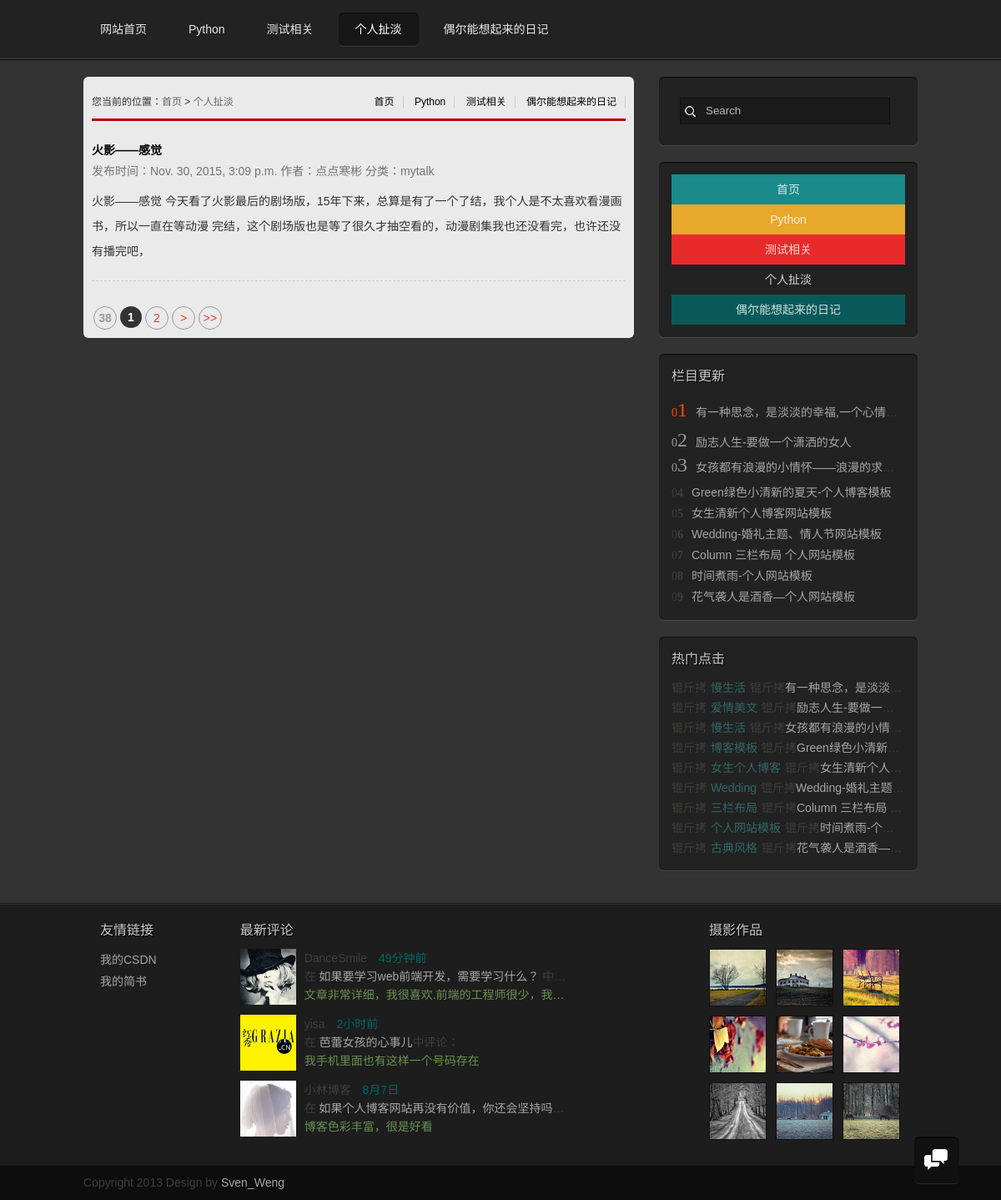
The app's page /grzx/mytalk/, older data.
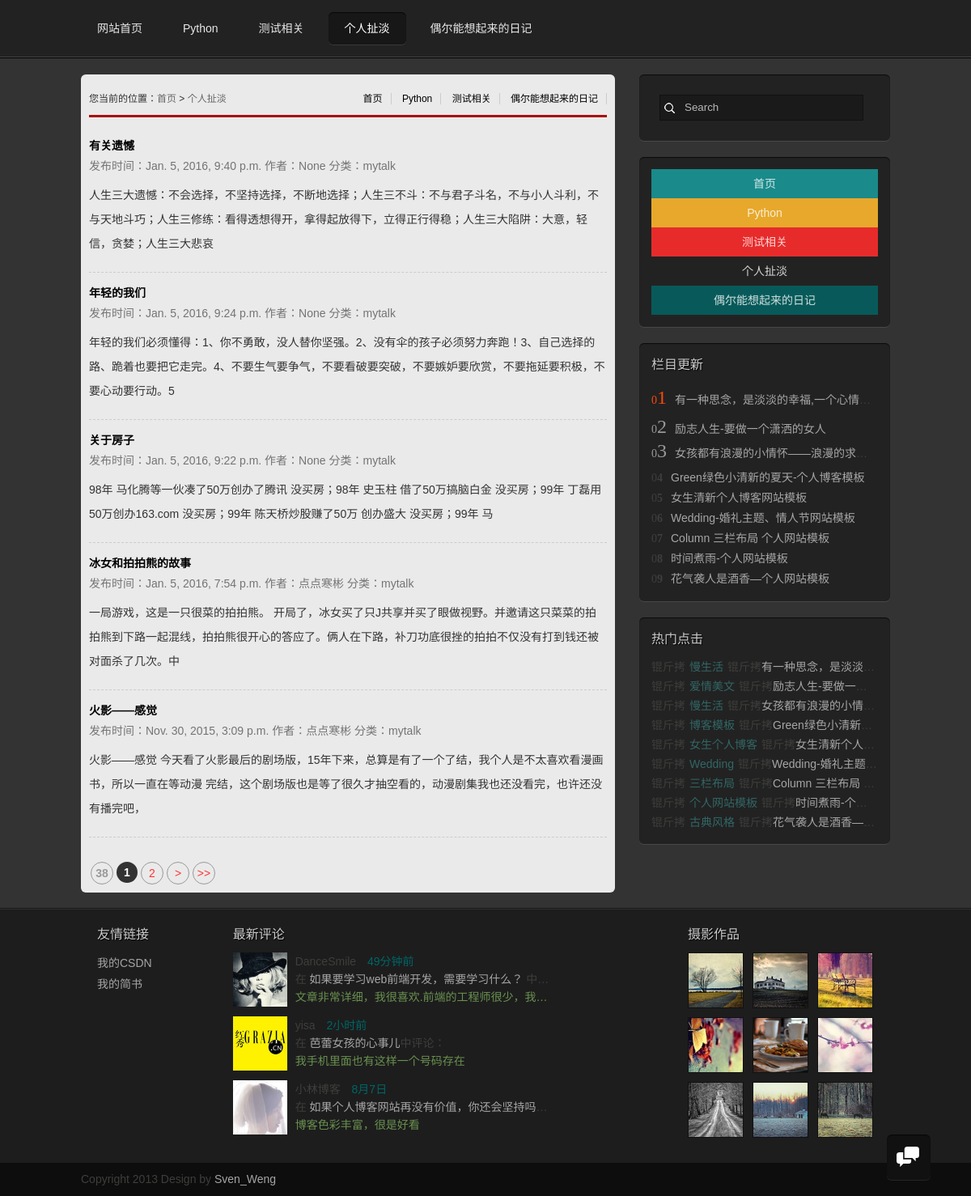
The same page, newer data.
### grzx/models.py (models this page shows)
class BlogBody(models.Model):
    blog_title = models.CharField(max_length=50)
    blog_body = models.TextField()
    blog_type = models.CharField(max_length=50)
    blog_timestamp = models.DateTimeField()
    blog_imgurl = models.CharField(max_length=50, blank=True, null=True)
    blog_author = models.CharField(max_length=20, null=True)

### grzx/views.py (the view)
def mytalk(request):
    mytalk_blog = BlogBody.objects.filter(blog_type='mytalk')[::-1]
    return render(request, 'mytalk_list.html', {'mytalk_blog': mytalk_blog})

### grzx/templates/mytalk_list.html
{% extends "base.html" %}
{% block bodycontent %}
<div id="mainbody">
  <div class="blogs">
    <div class="newlist">
  <h2><span>
      <a href="/">首页</a>
      <a href="/grzx/Python">Python</a>
      <a href="/grzx/abouttest/">测试相关</a>
      <a href="/grzx/diary/">偶尔能想起来的日记</a>
</span>您当前的位置：<a href="/">首页</a>&nbsp;>&nbsp;<a href="/grzx/mytalk/">个人扯淡</a></h2>
<ul>
    {% for x in mytalk_blog %}
        <p class="ptit"><b><a href="{% url 'article' x.id %}"> {{ x.blog_title }}</a></b></p>
        <p class="ptime">发布时间：{{ x.blog_timestamp }} 作者：{{ x.blog_author }}  分类：{{ x.blog_type }} </p>
        <div class="pcon">{{ x.blog_body | slice:':100'}}</div>
        <div class="line"></div>
    {% endfor %}
</ul>
<div class="page">
    <a title="Total record"><b>38</b></a>
    <b>1</b><a href="/jstt/index_2.html">2</a>
    <a href="/jstt/index_2.html">></a>
    <a href="/jstt/index_2.html">>></a></div>
</div>
    <aside>
      <div class="search">
        <form class="searchform" method="get" action="#">
          <input type="text" name="s" value="Search" onfocus="this.value=''" onblur="this.value='Search'">
        </form>
      </div>
      <div class="sunnav">
        <ul>
          <li><a href="/">首页</a></li>
          <li><a href="/grzx/Python">Python</a></li>
          <li><a href="/grzx/abouttest">测试相关</a></li>
          <li><a href="/grzx/mytalk/">个人扯淡</a></li>
          <li><a href="/grzx/diary/">偶尔能想起来的日记</a></li>
        </ul>
      </div>
      <div class="tuijian">
        <h2>栏目更新</h2>
        <ol>
          <li><span><strong>1</strong></span><a href="/">有一种思念，是淡淡的幸福,一个心情一行文字</a></li>
          <li><span><strong>2</strong></span><a href="/">励志人生-要做一个潇洒的女人</a></li>
          <li><span><strong>3</strong></span><a href="/">女孩都有浪漫的小情怀――浪漫的求婚词</a></li>
          <li><span><strong>4</strong></span><a href="/">Green绿色小清新的夏天-个人博客模板</a></li>
          <li><span><strong>5</strong></span><a href="/">女生清新个人博客网站模板</a></li>
          <li><span><strong>6</strong></span><a href="/">Wedding-婚礼主题、情人节网站模板</a></li>
          <li><span><strong>7</strong></span><a href="/">Column 三栏布局 个人网站模板</a></li>
          <li><span><strong>8</strong></span><a href="/">时间煮雨-个人网站模板</a></li>
          <li><span><strong>9</strong></span><a href="/">花气袭人是酒香―个人网站模板</a></li>
        </ol>
      </div>
      <div class="clicks">
        <h2>热门点击</h2>
        <ol>
          <li><span><a href="/">慢生活</a></span><a href="/">有一种思念，是淡淡的幸福,一个心情一行文字</a></li>
          <li><span><a href="/">爱情美文</a></span><a href="/">励志人生-要做一个潇洒的女人</a></li>
          <li><span><a href="/">慢生活</a></span><a href="/">女孩都有浪漫的小情怀――浪漫的求婚词</a></li>
          <li><span><a href="/">博客模板</a></span><a href="/">Green绿色小清新的夏天-个人博客模板</a></li>
          <li><span><a href="/">女生个人博客</a></span><a href="/">女生清新个人博客网站模板</a></li>
          <li><span><a href="/">Wedding</a></span><a href="/">Wedding-婚礼主题、情人节网站模板</a></li>
          <li><span><a href="/">三栏布局</a></span><a href="/">Column 三栏布局 个人网站模板</a></li>
          <li><span><a href="/">个人网站模板</a></span><a href="/">时间煮雨-个人网站模板</a></li>
          <li><span><a href="/">古典风格</a></span><a href="/">花气袭人是酒香―个人网站模板</a></li>
        </ol>
      </div>
    </aside>
  </div>
</div>
{% endblock bodycontent %}

### grzx/templates/base.html (shortened to what this page needs)
<!doctype html>
<html>
<head>
<link href="/static/css/styles.css" rel="stylesheet" media="screen" type="text/css">
<link href="/static/css/animation.css" rel="stylesheet" media="screen" type="text/css">
<link href="/static/css/lrtk.css" rel="stylesheet" media="screen" type="text/css"/>
<link rel="stylesheet" type="text/css" href="/static/css/view.css">
</head>
<body>
<header>
  <nav id="nav">
    <ul>
      <li><a href="/" >网站首页</a></li>
      <li><a href="/grzx/Python">Python</a></li>
      <li><a href="/grzx/abouttest">测试相关</a></li>
      <li><a href="/grzx/mytalk">个人扯淡</a></li>
      <li><a href="/grzx/diary">偶尔能想起来的日记</a></li>
    </ul>
  </nav>
</header>
{% block bodycontent %}
{% endblock bodycontent %}
<footer>
  <div class="footer-mid">
    <div class="links">
      <h2>友情链接</h2>
      <ul>
        <li><a href="http://blog.csdn.net/wyb199026">我的CSDN</a></li>
        <li><a href="http://www.jianshu.com/users/82eee120776d/latest_articles">我的简书</a></li>
      </ul>
    </div>
    <div class="visitors">
      <h2>最新评论</h2>
      <dl>
        <dt><img src="/static/images/s8.jpg">
        <dt>
        <dd>DanceSmile
          <time>49分钟前</time>
        </dd>
        <dd>在 <a href="http://www.yangqq.com/jstt/bj/2013-07-28/530.html" class="title">如果要学习web前端开发，需要学习什么？ </a>中评论：</dd>
        <dd>文章非常详细，我很喜欢.前端的工程师很少，我记得几年前yahoo花高薪招聘前端也招不到</dd>
      </dl>
      <dl>
        <dt><img src="/static/images/s7.jpg">
        <dt>
        <dd>yisa
          <time>2小时前</time>
        </dd>
        <dd>在 <a href="http://www.yangqq.com/news/s/2013-07-31/533.html" class="title">芭蕾女孩的心事儿</a>中评论：</dd>
        <dd>我手机里面也有这样一个号码存在</dd>
      </dl>
      <dl>
        <dt><img src="/static/images/s6.jpg">
        <dt>
        <dd>小林博客
          <time>8月7日</time>
        </dd>
        <dd>在 <a href="http://www.yangqq.com/jstt/bj/2013-06-18/285.html" class="title">如果个人博客网站再没有价值，你还会坚持吗？ </a>中评论：</dd>
        <dd>博客色彩丰富，很是好看</dd>
      </dl>
    </div>
    <section class="flickr">
      <h2>摄影作品</h2>
      <ul>
        <li><a href="/"><img src="/static/images/01.jpg"></a></li>
        <li><a href="/"><img src="/static/images/02.jpg"></a></li>
        <li><a href="/"><img src="/static/images/03.jpg"></a></li>
        <li><a href="/"><img src="/static/images/04.jpg"></a></li>
        <li><a href="/"><img src="/static/images/05.jpg"></a></li>
        <li><a href="/"><img src="/static/images/06.jpg"></a></li>
        <li><a href="/"><img src="/static/images/07.jpg"></a></li>
        <li><a href="/"><img src="/static/images/08.jpg"></a></li>
        <li><a href="/"><img src="/static/images/09.jpg"></a></li>
      </ul>
    </section>
  </div>
  <div class="footer-bottom">
    <p>Copyright 2013 Design by <a href="http://www.yangqq.com">Sven_Weng</a></p>
  </div>
</footer>
<div id="tbox"> <a id="togbook" href="/e/tool/gbook/?bid=1"></a> <a id="gotop" href="javascript:void(0)"></a> </div>
</body>
</html>

### static/css/styles.css (style rules this page uses)
* { margin: 0; padding: 0 }
body { font: 14px "΢���ź�", "Microsoft YaHei", HELVETICA; color: #3F3E3C; line-height: 1.5; background: #333; }
img { border: 0; vertical-align: middle }
h1, h2, h3, h4, h5, h6 { font-weight: normal; }
p { word-wrap: break-word }
ul, ol { list-style: none; }
a { color: #a6a6a6; text-decoration: none; transition: All 1s ease; -webkit-transition: All 1s ease; -moz-transition: All 1s ease; -ms-transition: All 1s ease; -o-transition: All 1s ease; }
header { width: 100%; background: #222; height: 70px; border-bottom: #464647 1px solid; }
header nav { margin: 0 auto; width: 1000px; text-align: center; padding-top: 15px }
header nav ul li { line-height: 40px; display: inline }
header nav ul li a { color: #E7E7E7; display: block; padding: 0 20px; margin-right: 10px; float: left }
header nav ul li a:hover, #nav_current { color: #fff; background: rgba(20, 20, 20, 0.8); box-shadow: 0px 1px 0px rgba(255,255,255,.1), inset 0px 1px 1px rgba(0,0,0,.7); border-radius: 6px; }
#mainbody { width: 100%; border-top: #000 1px solid; clear: both; overflow: hidden; }
.blogs { width: 1000px; margin: 0 auto 20px; }
aside { width: 310px; float: right; margin: 20px 0; }
aside h2, footer h2 { font-size: 16px; margin-bottom: 10px; text-shadow: #000 1px 1px 1px; color: #ccc }
aside div { box-shadow: 0px 1px 0px rgba(255,255,255,.1), inset 0px 1px 1px rgba(0,0,0,.7); border-radius: 6px; padding: 15px; background: #222; margin-bottom: 20px; overflow: hidden; }
.tuijian li, .clicks li { white-space: nowrap; text-overflow: ellipsis; overflow: hidden }
.tuijian li span:before { content: "0"; }
.tuijian li span { margin-right: 10px; font-size: 14px; font-family: "΢���ź�"; }
.tuijian li:nth-child(-n+3) span { width: 39px; color: #999 }
.tuijian li:nth-child(-n+3) strong { font-size: 24px; font-weight: normal; }
.tuijian li:first-child span { color: #f8490b; }
.tuijian li:nth-child(n+3) { line-height: 24px }
.tuijian li:nth-child(4) { margin: 5px 0 0 0 }
.clicks li { line-height: 24px; }
.clicks li span:before { content: "��"; }
.clicks li span:after { content: "��"; }
.clicks li span a { padding: 0 5px; color: #366 }
.searchform { overflow: hidden; padding: 10px; }
.searchform input { background: rgba(0, 0, 0, 0.25) url(../images/icons.png) no-repeat 3px -318px; border: 1px solid #111; width: 220px; line-height: 30px; color: #b9b9b9; padding-left: 30px; }
footer { background:#1D1D1D; -webkit-box-shadow: 0 -1px 0 rgba(0,0,0,0.55), inset 0 1px 0 rgba(255,255,255,0.09); -moz-box-shadow: 0 -1px 0 rgba(0,0,0,0.55), inset 0 1px 0 rgba(255,255,255,0.09); box-shadow: 0 -1px 0 rgba(0,0,0,0.55), inset 0 1px 0 rgba(255,255,255,0.09); }
.footer-mid { width: 1000px; margin: auto; padding: 20px 0; overflow: hidden }
.footer-mid li { line-height: 26px; }
.visitors { width: 400px; float: left }
.visitors dl { display: block; overflow: hidden; margin-bottom: 12px }
.visitors dd { line-height: 22px; white-space: nowrap; text-overflow: ellipsis; overflow: hidden }
.visitors dd:last-child { color: #6A9150; }
.visitors time { color: #066; margin-left: 10px }
.visitors dt { float: left; }
.visitors dt img { width: 67px; height: 67px; margin-right: 10px; }
.links { float: left; margin: 0 100px 0 20px; }
.flickr { width: 250px; float: right }
.flickr ul li { margin: 0 11px 11px 0; float: left; background: #000; }
.flickr ul li img { width: 67px; height: 67px; border: #111 solid 1px; }
.footer-bottom { background: rgba(0, 0, 0, 0.55); overflow: hidden; }
.footer-bottom p { width: 1000px; margin: 0 auto; padding: 10px 0; }

### static/css/lrtk.css (style rules this page uses)
#tbox { width: 54px; float: right; position: fixed; right: 50px; bottom: 15px; _position: absolute; _bottom: auto; _top:expression(eval(document.documentElement.scrollTop+document.documentElement.clientHeight-this.offsetHeight-(parseInt(this.currentStyle.marginTop, 10)||0)-(parseInt(this.currentStyle.marginBottom, 10)||0))); _margin-bottom: 15px; }
#togbook, #gotop { width: 54px; height: 56px; display: block; background:url(../images/icons.png) no-repeat #111 ;box-shadow: 0px 1px 0px rgba(255,255,255,.1), inset 0px 1px 1px rgba(0,0,0,.7); border-radius: 6px; }
#togbook { margin: 5px 0 ;background-position:10px -407px; }

Row changes from the older to the newer data that the page shows:
added BlogBody: blog_title "有关遗憾", blog_timestamp "Jan. 5, 2016, 9:40 p.m.", blog_author "None", blog_type "mytalk", blog_body "人生三大遗憾：不会选择，不坚持选择，不断地选择；人生三不斗：不与君子斗名，不与小人斗利，不与天地斗巧；人生三修练：看得透想得开，拿得起放得下，立得正行得稳；人生三大陷阱：大意，轻信，贪婪；人生三大悲哀"
added BlogBody: blog_title "年轻的我们", blog_timestamp "Jan. 5, 2016, 9:24 p.m.", blog_author "None", blog_type "mytalk", blog_body "年轻的我们必须懂得：1、你不勇敢，没人替你坚强。2、没有伞的孩子必须努力奔跑！3、自己选择的路、跪着也要把它走完。4、不要生气要争气，不要看破要突破，不要嫉妒要欣赏，不要拖延要积极，不要心动要行动。5"
added BlogBody: blog_title "关于房子", blog_timestamp "Jan. 5, 2016, 9:22 p.m.", blog_author "None", blog_type "mytalk", blog_body "98年 马化腾等一伙凑了50万创办了腾讯 没买房；98年 史玉柱 借了50万搞脑白金 没买房；99年 丁磊用50万创办163.com 没买房；99年 陈天桥炒股赚了50万 创办盛大 没买房；99年 马"
added BlogBody: blog_title "冰女和拍拍熊的故事", blog_timestamp "Jan. 5, 2016, 7:54 p.m.", blog_author "点点寒彬", blog_type "mytalk", blog_body "一局游戏，这是一只很菜的拍拍熊。 开局了，冰女买了只J共享并买了眼做视野。并邀请这只菜菜的拍拍熊到下路一起混线，拍拍熊很开心的答应了。俩人在下路，补刀功底很挫的拍拍不仅没有打到钱还被对面杀了几次。中"
